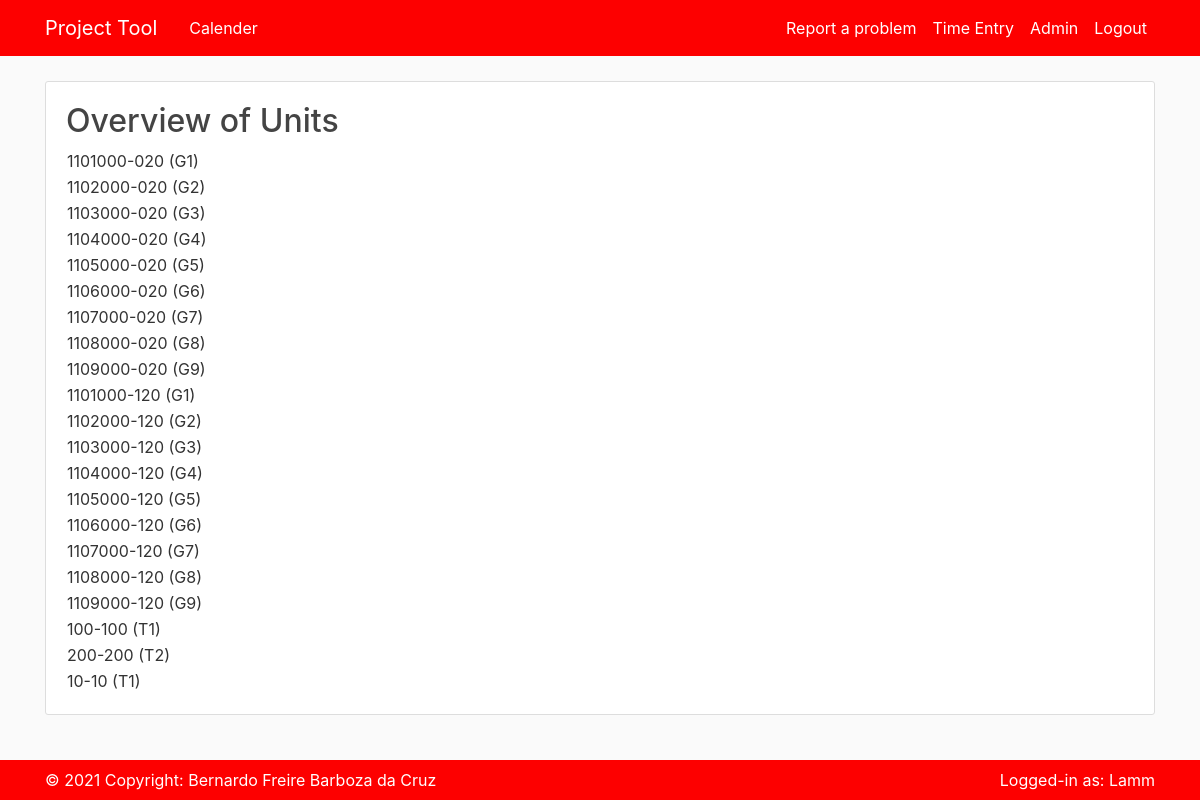
Page /admin/admin/units/ (signed in) on the committed database.
### pm_app/models.py (models this page shows, shortened)
class Unit(db.Model):
    id = db.Column(db.Integer, primary_key=True)
    project_id = db.Column(db.Integer,db.ForeignKey('project.id'), nullable=False)
    pn = db.Column(db.Integer,nullable=False, unique=False)
    pn_name = db.Column(db.Text(100),unique=False)
    workedfor = db.relationship('WorkedFor',backref='unit',lazy=True)

class User(db.Model, UserMixin):
    id = db.Column(db.Integer, primary_key=True)
    username = db.Column(db.String(20), unique=True, nullable=False)
    email = db.Column(db.String(120), unique=True, nullable=False)
    image_file = db.Column(db.String(20), nullable=False, default='default.jpg')
    password = db.Column(db.String(60), nullable=False)
    supplier = db.Column(db.Integer, nullable=False)
    posts = db.relationship('Post', backref='author', lazy=True)
    workedfor = db.relationship('WorkedFor', backref='author', lazy=True)

### pm_app/routes.py (the view)
@app.route("/admin/<string:username>/units/", methods=['GET', 'POST'])
@login_required
def overview_units(username):
    units = Unit.query.all()
    kind = 'units'
    return render_template(
        'overview_units.html',
        title=f'Overview {kind.capitalize()}',
        kind=kind,
        infos=units,
        )

### pm_app/models.py (called while the page is built)
@login_manager.user_loader
def load_user(user_id):
    return User.query.get(int(user_id))

### pm_app/templates/overview_units.html
{% extends "layout.html" %}
{% block content %}
<div class="content-section">
    <h2>Overview of {{kind.capitalize()}}</h2>
    <table>
        {%for info in infos%}
        <tr>
            <td>{{info.pn}} ({{info.pn_name}})</td>
        </tr>
        {%endfor%}
    </table>
</div>
{% endblock %}

### pm_app/templates/layout.html (shortened to what this page needs)
<!DOCTYPE html>
<html>
<head>
    <link rel="stylesheet" href="https://maxcdn.bootstrapcdn.com/bootstrap/4.0.0/css/bootstrap.min.css">
    <link rel="stylesheet" type="text/css" href="{{ url_for('static', filename='main.css') }}">
</head>
<body>
    <header class="site-header">
      <nav class="navbar navbar-expand-md navbar-dark bg-steel fixed-top">
        <div class="container">
          <a class="navbar-brand mr-4" href="/">Project Tool</a>
          <div class="collapse navbar-collapse" id="navbarToggle">
            <div class="navbar-nav mr-auto">
              <a class="nav-item nav-link" href="{{ url_for('calendar_overview') }}">Calender</a>
            </div>
            <div class="navbar-nav">
              {% if current_user.is_authenticated %}
                <a class="nav-item nav-link" href="{{ url_for('new_post') }}">Report a problem</a>
                <a class="nav-item nav-link" href="{{ url_for('create_time_entry') }}">Time Entry</a>
                <a class="nav-item nav-link" href="{{ url_for('admin')}}">Admin</a>
                <a class="nav-item nav-link" href="{{ url_for('logout') }}">Logout</a>
              {% else %}
                <a class="nav-item nav-link" href="{{ url_for('login') }}">Login</a>
                <a class="nav-item nav-link" href="{{ url_for('register') }}">Register</a>
              {% endif %}
            </div>
          </div>
        </div>
      </nav>
    </header>
    <main role="main" class="container">
      <div class="row">
        <div class="col-md-8">
          {% with messages = get_flashed_messages(with_categories=true) %}
        </div>
      </div>
      {% endwith %}
      {% block content %}  {% endblock %}
    </main>
    <footer class="site-header">
      <nav class="navbar navbar-expand-md navbar-dark bg-steel fixed-bottom">
        <div class="container">
          <div class="navbar-nav mr-auto">
            <p class="navbar-nav" style="color: #ffffff;">© 2021 Copyright:
              Bernardo Freire Barboza da Cruz</p>
          </div>
          <div class="navbar-nav">
            <p class="navbar-nav" style="color: #ffffff;">Logged-in as: {{current_user.username}}</p>
          </div>
        </div>
      </nav>
    </footer>
</body>
</html>

### pm_app/static/main.css (style rules this page uses)
body { background: #fafafa; color: #333333; margin-top: 5rem; margin-bottom: 5rem; }
h1, h2, h3, h4, h5, h6 { color: #444444; }
.bg-steel { background-color: #fd0000; }
.site-header .navbar-nav .nav-link { color: #ffffff; }
.content-section { background: #ffffff; padding: 20px 20px; border: 1px solid #dddddd; border-radius: 3px; margin-bottom: 20px; }
th, td { text-align: left; }

### rows in the picture
Unit: pn "1101000-020", pn_name "G1"
Unit: pn "1102000-020", pn_name "G2"
Unit: pn "1103000-020", pn_name "G3"
Unit: pn "1104000-020", pn_name "G4"
Unit: pn "1105000-020", pn_name "G5"
Unit: pn "1106000-020", pn_name "G6"
Unit: pn "1107000-020", pn_name "G7"
Unit: pn "1108000-020", pn_name "G8"
Unit: pn "1109000-020", pn_name "G9"
Unit: pn "1101000-120", pn_name "G1"
Unit: pn "1102000-120", pn_name "G2"
Unit: pn "1103000-120", pn_name "G3"
Unit: pn "1104000-120", pn_name "G4"
Unit: pn "1105000-120", pn_name "G5"
Unit: pn "1106000-120", pn_name "G6"
Unit: pn "1107000-120", pn_name "G7"
Unit: pn "1108000-120", pn_name "G8"
Unit: pn "1109000-120", pn_name "G9"
Unit: pn "100-100", pn_name "T1"
Unit: pn "200-200", pn_name "T2"
Unit: pn "10-10", pn_name "T1"
User: username "Lamm"

### other values in the picture
{{ kind.capitalize() }} "Units"
